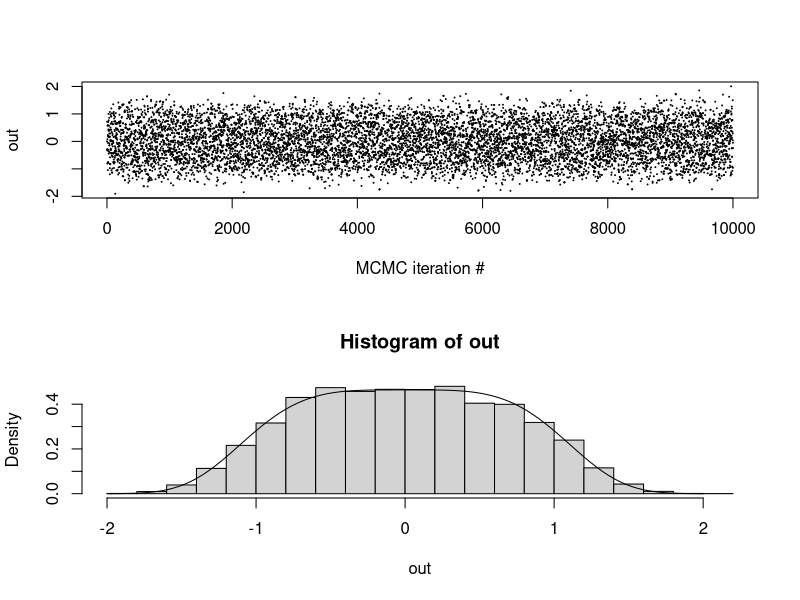
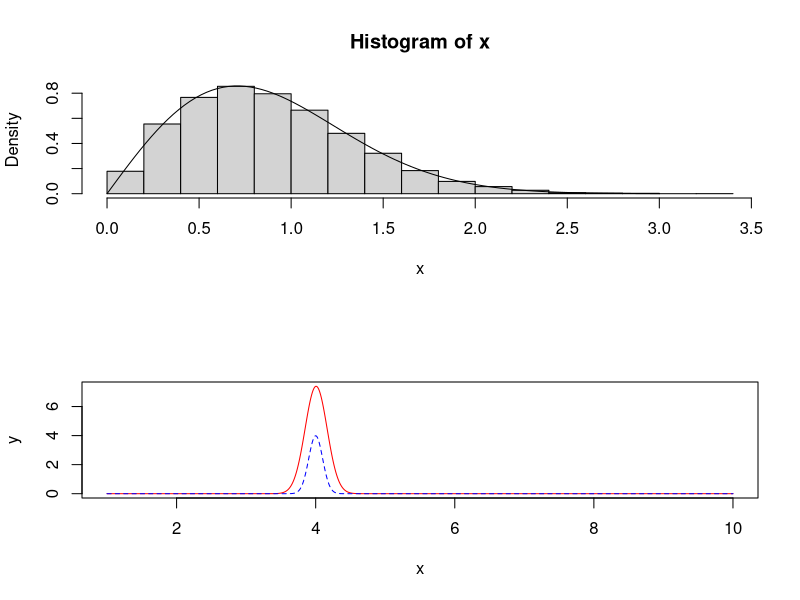
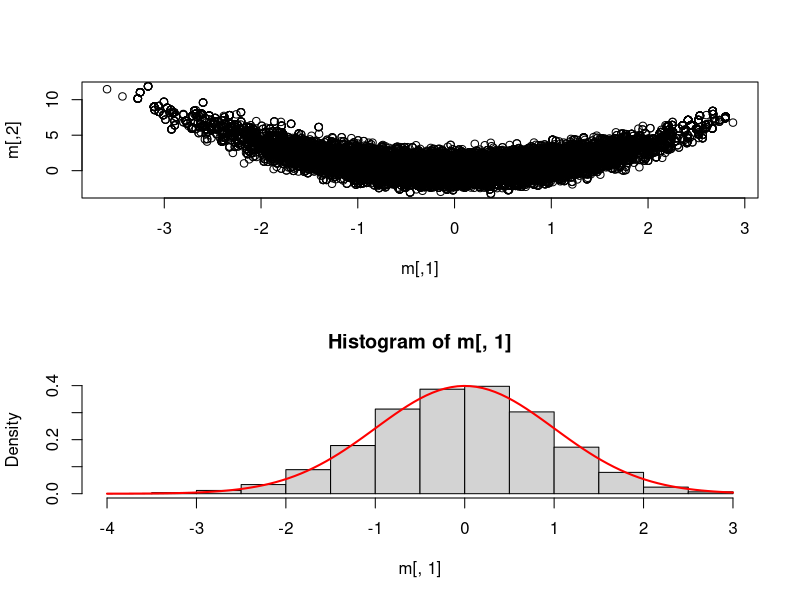
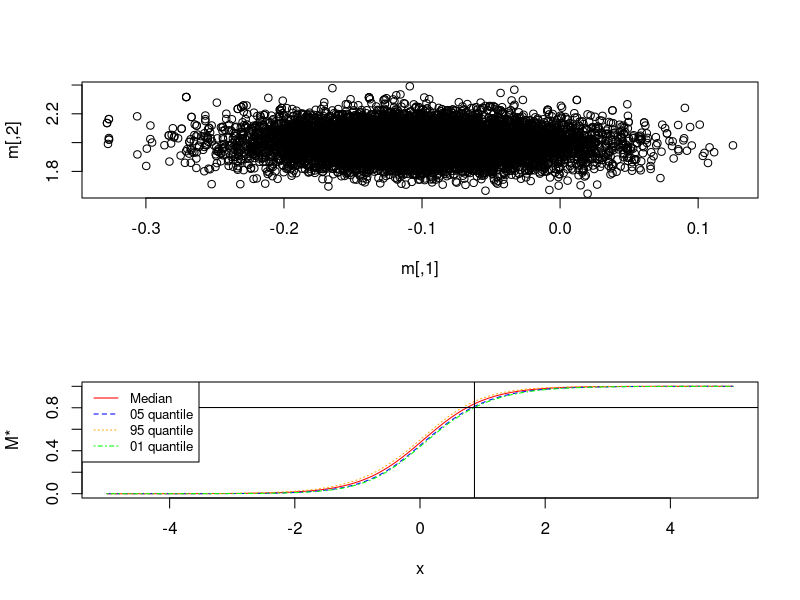

Recreate these plots in R, in order.
## ---- chunk 1
rm(list = ls())
## ---- chunk 2
# general 1d independence metropolis hastings
oneD.IRWMH <- function(prob,
                       sigma=1.0,
                       theta1=0.0,
                       Nsamp=10000){
  res <- numeric(Nsamp)
  # allocate memory
  res[1] <- theta1
  # old importance weight
  wt.old <- prob(res[1])/dnorm(res[1], sd=sigma)
  Nacc <- 0
    for(i in 2:Nsamp){
      # proposal (note, independent of past)
      thetaStar <- rnorm(1, sd=sigma)
      # new importance weight
      wt.star <- prob(thetaStar)/dnorm(thetaStar, sd=sigma)
      # accept probability
      alpha <- min(1.0, wt.star/wt.old)
      # accept/reject
      if(runif(1) < alpha){
        res[i] <- thetaStar
        wt.old <- wt.star
        Nacc <- Nacc+1
      } else {
        res[i] <- res[i-1]
      }
    }
  return(res)
}

# pdf from mandatory pdf
pdf <- function(x) {
  return ((2^0.25*gamma(3/4)/pi) * exp(-x^4 / 2))
}


# sample n samples
n <- 10000
out <- oneD.IRWMH(pdf, theta1 = 0.0, sigma=1, Nsamp = n)

# plot 
par(mfrow=c(2,1))
plot(1:length(out),out,pch=20,cex=0.1,xlab="MCMC iteration #")
hist(out, probability = TRUE)
curve(pdf, add = TRUE, -2, 2)
## ---- chunk 3
# Use inverse sampling method to sample from
# p(x) = 2x exp(-x^2)
inverse_sampling <- function(Nsamples) {
  # Sample n samples from uniform distribution
  u <- runif(Nsamples)
  # Return X = F^-1(U)
  return(sqrt(-log(1-u)))
}

# PDF
pdf2 <- function(x) {
  return(2*x * exp(-x^2))
}

x <- inverse_sampling(10000)
hist(x, probability = TRUE)
curve(pdf2, 0, 3, add = TRUE)
## ---- chunk 4
g <- function(x) {
 exp(sqrt(x))*exp(-20*(x-4)^2)
}

f <- function(x) {
  dnorm(x, mean=4, sd=0.1)
}

x<-seq(1,10,0.01); y1=g(x); y2=f(x)
plot(x, y1, type="l", pch=19, col="red", xlab="x", ylab="y")
lines(x, y2, pch=18, col="blue", type="l", lty=2)
legend(1, 95, legend=c("Line 1", "Line 2"),
       col=c("red", "blue"), lty=1:2, cex=0.8)
## ---- chunk 5
importance <- function(Nsamp) {
  # Sample from f
  x <- rnorm(Nsamp, 4, 0.1)
  # calculate empirical mean
  return(mean((g(x)*(x>0))/(f(x))))
}

# Estimate of integral using importance sampling
importance(100000)
# Numerical integration
integrate(g, 0, Inf)$value
## ---- chunk 6
# Load the multivariate normal library 
library(mvtnorm)
library(coda)

# Target function from 
logg <- function(theta) {
  return(-theta[1]^2/2 - (theta[2] - theta[1]^2)^2 /2)
}

# 2D Random walk using log g
smile_shaped <- function(logg,
                         sigma=diag(2),
                         theta=c(0.0, 0.0),
                         Nsamp=100000){
  
  # Reserve 2xNsamp matrix with zeros
  res <- matrix(0, Nsamp, 2)
  
  # Set initial conditions
  res[1,] <- theta
  
  # Calculate old log-probability
  logold <- logg(theta)
  
  # accept counter
  Nacc <- 0
  
  # Iterate no of samples.
  for(i in 2:Nsamp){
    # Proposal step
    new <- res[i-1,] + rmvnorm(1, theta, sigma)
    # Log-p of proposal step
    lognew <- logg(new)
    # Evaluate step
    logfrac <- exp(min(0.0,lognew-logold))
    # Accept or reject new step
    if(runif(1)<logfrac && is.finite(logfrac)){
      # accept
      res[i,] <- new
      logold <- lognew
      Nacc <- Nacc+1
    } else {
      # reject
      res[i,] <- res[i-1,]
    }
  }
  print(paste("Accept prob: ", Nacc/Nsamp))
  return(res[5000:Nsamp,])
}

# Covariance matrix
sigma <- matrix(c(2, 0, 0, 2), nrow=2, ncol=2)
m <- smile_shaped(logg=logg, sigma=sigma, c(0.0, 0.0), 50000)
## ---- chunk 7
# Plot multivariate distribution
plot(m)
## ---- chunk 8
# Plot marginal of theta1 and compare with standard normal
hist(m[,1], probability=TRUE)
curve(dnorm(x, mean=0, sd=1), 
      col="red", lwd=2, add=TRUE, yaxt="n")
## ---- chunk 9
ESS <- function(x) {
  coda::effectiveSize(x)
}

ESS(m[,1])
ESS(m[,2])
## ---- chunk 10
# Load the data set
df <- data.frame(read.table("logistic_regression_data.txt"))
x <- df$x
y <- df$y

# function returning a log-posterior kernel for theta
logistic.lp <- function(theta) {
  alpha <- theta[1]
  beta <- theta[2]
  # log-likelihood
  Eeta <- exp(alpha + beta*x)
  p <- Eeta/(1.0 + Eeta)
  log.like <- sum(dbinom(y, size=1, prob = p, log=TRUE))
  
  # priors
  log.prior <- dnorm(alpha, sd=10, log=TRUE) + dnorm(beta, sd=10, log=TRUE)
  
  # log-posterior kernel
  return(log.like+log.prior)
}
## ---- chunk 11
# Independent sampler
IndepMH <- function(lprob, theta=c(0, 0), sigma=diag(2), Nsamp=1000, S=1){
  # Allocate space
  res <- matrix(0, Nsamp, 2)
  # Set initial values
  res[1,] <- theta
  # Old importance
  pold <- lprob(theta) - dmvnorm(theta, mean=theta ,sigma=sigma, log=TRUE)
  # No of accept
  Nacc <- 0
  for (i in 2:Nsamp){
    # Sample theta from multivariate normal with scaled sigma
    new <- rmvnorm(1, theta, S*sigma)
    # Importance of new theta
    pnew <- lprob(new) - dmvnorm(new, mean=theta, sigma=sigma, log=TRUE)
    frac <- exp(min(0.0, pnew-pold))
    if(runif(1)<frac && is.finite(frac)){
      # Accept
      res[i,] <- new
      pold <- pnew
      Nacc <- Nacc+1
    } else {
      # Reject
      res[i,] <- res[(i-1),]
    }
  }
  print(paste0("accept rate : ",Nacc/Nsamp))
  return(res[1000:Nsamp,])
}

sigma <- matrix(c(0.00653,-0.00058,-0.00058,0.01689),2,2)

m <- IndepMH(logistic.lp, c(-0.102, 1.993), sigma, 10000, 0.6)
plot(m)
## ---- chunk 12
ESS(m[,1])
ESS(m[,2])
## ---- chunk 13
# Plotdist is function for calculating values for plotting
plotdist <- function (x) {
  # Calculate m(x*)
  mstar <- exp(m[,1] + m[,2]*x) / (1 + exp(m[,1] + m[,2]*x))
  # calulcate median given x*
  med <- median(mstar)
  # Caltulate quantiles given x*
  quant05 <- quantile(mstar, 0.05)
  quant95 <- quantile(mstar, 0.95)
  quant01 <- quantile(mstar, 0.01)
  # return vector of calculations
  return(c(med, quant05, quant95, quant01))
}

# sequence of x* values
x <- seq(-5, 5, 0.01)
# plot 
plotmat <- matrix(0, length(x), 4)
# set index
i <- 0
# Loop through all x* values in sequence
for (val in x) {
  # increment index for each value in xÆ
  i <- i+1
  plotmat[i,] <- plotdist(val)
}

# First value larger than 0.8 (for plotting horizontal)
horizontal <- plotmat[, 4][plotmat[, 4] > 0.8][1]

# First x-value of m-value with 99% probability of being larger than 0.8
vertical <- x[Position(function(x) x > 0.8, plotmat[, 4])]

# Plot all medians and quantiles conditional on x*
plot(x, plotmat[, 1], type="l", col="red", ylab="M*")
lines(x, plotmat[, 2], type="l", col="blue", lty=2)
lines(x, plotmat[, 3], type="l", col="orange", lty=3)
lines(x, plotmat[, 4], type="l", col="green", lty=4)
# Add vertical line for x values
abline(v = vertical, col="black")
# add horizontal line for m values
abline(h = horizontal, col="black")
legend("topleft", legend=c("Median", "05 quantile", "95 quantile", "01 quantile"),
       col=c("red", "blue", "orange", "green"), lty=1:4, cex=0.8)

# X* where P(M(X*) > 0.8) = 0.99 
print(vertical)
## ---- chunk 14
# Load regression data
df <- data.frame(read.table(file="linear_regression_data.txt"))
x <- df$x
y <- df$y
## ---- chunk 15
gibbs <- function(x, y, theta=c(1.0, 1.0, 1.0), Nsamp=10000) {
  res <- matrix(0.0, Nsamp, 3)
  res[1, ] <- theta
  gammashape <- length(x)/2 + 1
  
  for(i in 1:Nsamp){
    # Block 1. Tau.
    gammascale <- 0.5*(sum(x) - length(x)*res[i, 2] - sum(res[i, 3]*x))^2 + 1
    res[i, 1] <- rgamma(1, gammashape, gammascale)
    
    # Block 2. Alpha.
    balpha <- -res[i, 1]*sum(res[i, 1]*x - y)
    calpha <- -(res[i, 1]*length(x))/2 + (1/200)
    res[i, 2] <- rnorm(1, -(balpha/(2*calpha)), -(1/(2*calpha)))
    
        
    # Block 2. Beta
    bbeta <- -res[i, 1]*(res[i, 2]*sum(x) + sum(x*y))
    cbeta <- -((res[i, 1]/2)*sum(x) + 1/200)
    res[i, 3] <- rnorm(1, -(bbeta/(2*cbeta)), -(1/(2*cbeta)))
  }
  return(res)
}

m <- gibbs(x, y)
colMeans(m)
